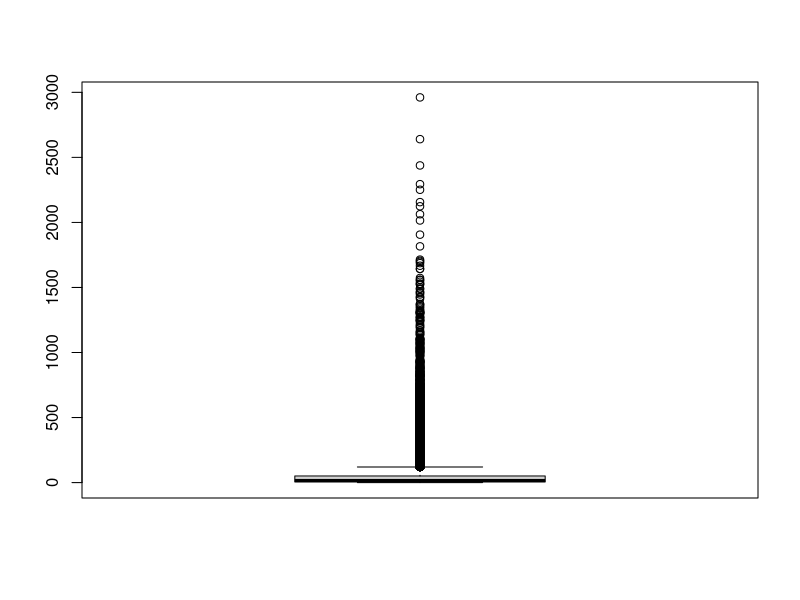
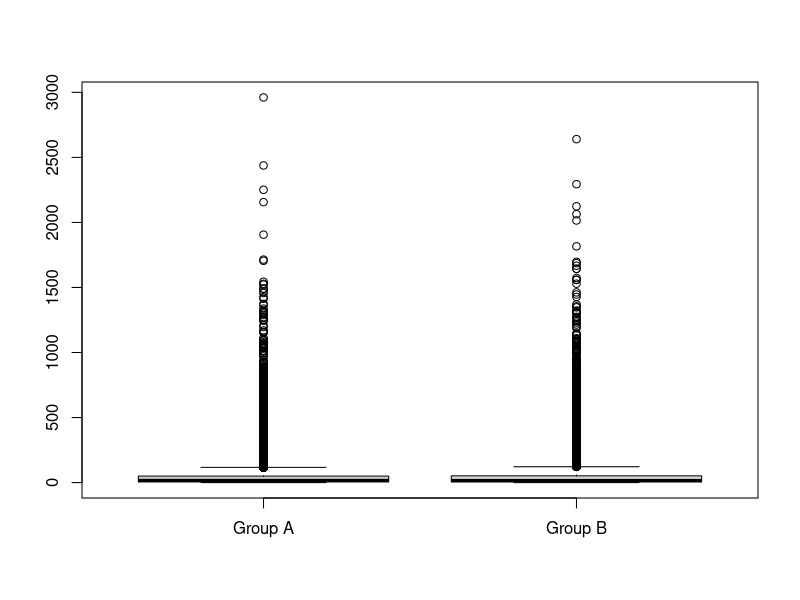

Write R code to recreate these figures, in order.
## ---- chunk 1
knitr::opts_chunk$set(echo = TRUE)
## ---- chunk 2
  DS <- read.csv("cookie_cats_ABtest.csv", sep = ",")
  PR <- read.csv("cookie_cats_purch.csv", sep = ",")
  
  str(DS)
  str(PR)
## ---- chunk 3
  naUserid <- which(is.na(DS$userid)) ; naUserid
  DS <- DS[-naUserid, ]
## ---- chunk 4
  table(DS$retention_1)
  DS$retention_1[DS$retention_1 == "false "] = FALSE
  DS$retention_1[DS$retention_1 == "  true "] = TRUE
  table(DS$retention_1)
## ---- chunk 5
  DS <- DS[-which.max(DS$sum_gamerounds), ]
## ---- chunk 6
  inexistentValues <- which((PR$id %in% DS$userid) == FALSE) ; inexistentValues
  PR <- PR[-inexistentValues, ]
  which((PR$id %in% DS$userid) == FALSE)
## ---- chunk 7
  naPurch <- which(is.na(PR$purch)) ; naPurch
  PR <- PR[-naPurch, ]
## ---- chunk 8
  PR['purch'] <-  as.numeric(gsub("[a-zA-Z]","", PR$purch))
## ---- chunk 9
  PR$purch[PR$purch < 0] <- -(PR$purch[PR$purch < 0])
  unique(PR$purch)
## ---- chunk 10
  nrow(DS)
## ---- chunk 11
  table(DS$version)
## ---- chunk 12
  boxplot(DS$sum_gamerounds)
  groupA <- DS$sum_gamerounds[DS$version == "gate_30"]
  groupB <- DS$sum_gamerounds[DS$version == "gate_40"]
  boxplot(groupA, groupB, names = c("Group A", "Group B"))
## ---- chunk 13
  activeUsersDay1 <- sum(DS$retention_1 == TRUE)
  totalUsers <- nrow(DS)
  percentageRetentionDay1 <- activeUsersDay1 * 100 / totalUsers
  paste(as.character(round(percentageRetentionDay1, 3)),"%")
## ---- chunk 14
  activeUsersDay7 <- sum(DS$retention_1 == TRUE & DS$retention_7 == TRUE)
  percentageRetentionDay7 <- activeUsersDay7 * 100 / totalUsers
  paste(as.character(round(percentageRetentionDay7, 3)),"%")
## ---- chunk 15
  non.playing.users <- sum(DS$retention_1 == FALSE & DS$retention_7 == FALSE) ; non.playing.users
## ---- chunk 16
  percentageNonPlayingUsers <- non.playing.users * 100 / totalUsers
  paste(as.character(round(percentageNonPlayingUsers, 2)),"%")
## ---- chunk 17

## ---- chunk 18
  #stdev <- sqrt(sum((dataset$A)^2) / (length(dataset$A)-1))
## ---- chunk 19
  library(dplyr)
  ds <-merge(DS,PR,by.x="userid",by.y="id", all.x = TRUE)
  ds$purch[is.na(ds$purch)] <- 0
## ---- chunk 20
  
## ---- chunk 21
  mylm <- lm(ds$purch ~ ds$sum_gamerounds, ds)
  mylm
## ---- chunk 22

## ---- chunk 23

## ---- chunk 24
